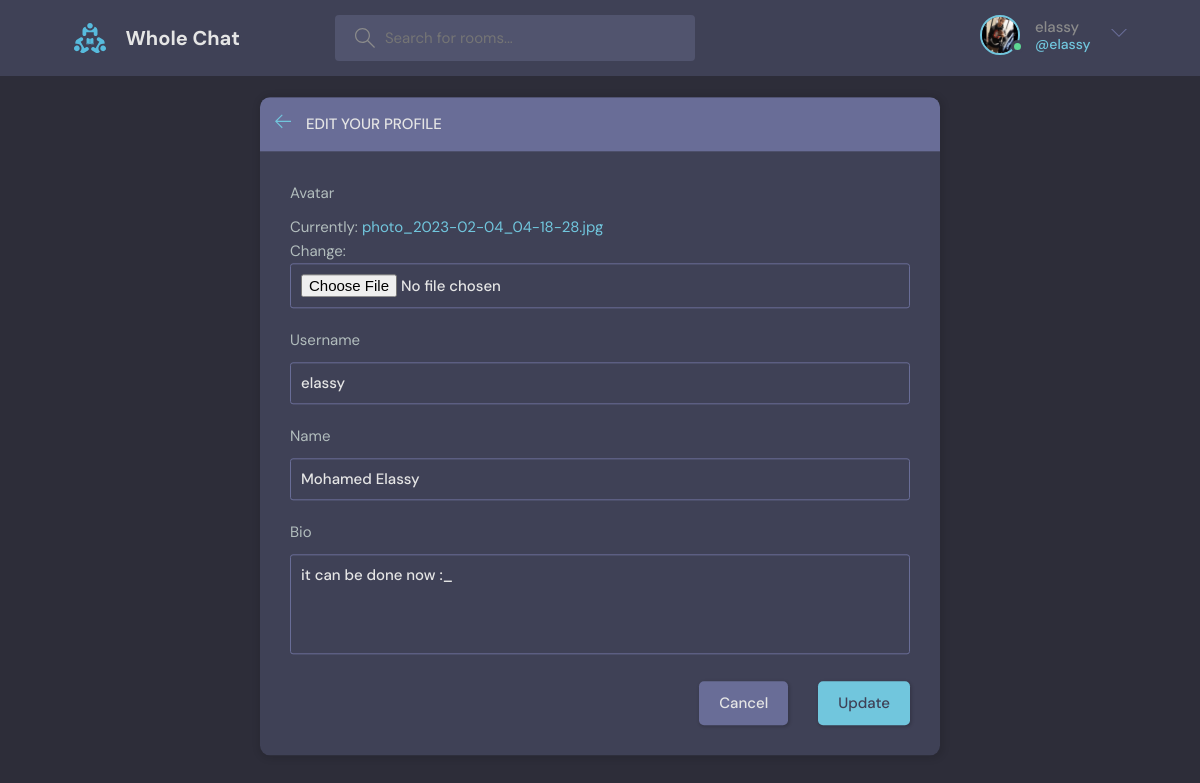
The page /update-user/ (signed in) on the database its author committed.
### base/models.py (models this page shows)
class User(AbstractUser):
    name = models.CharField(max_length=200, null=True)
    bio = models.TextField(null=True)
    email = models.EmailField(unique=True, null=True)
    avatar = models.ImageField(null=True, default='avatar.svg')
    USERNAME_FIELD = 'email'
    REQUIRED_FIELDS = []

### base/views.py (the view)
# urls.py: path('update-user/', views.update_user, name='update-user'),
@login_required(login_url='login')
def update_user(request):
    user = request.user
    form = UserForm(instance=user)
    if request.method == 'POST':
        form = UserForm(request.POST, request.FILES, instance=user)
        if form.is_valid():
            form.save()
            return redirect('user-profile',pk=user.id)
    con = {'form':form}
    return render(request, 'base/update-user.html', con)

### base/forms.py
class UserForm(ModelForm):
    class Meta:
        model = User
        fields = ['avatar','username', 'name', 'bio']

### base/templates/base/update-user.html (shortened to what this page needs)
{% extends 'main.html' %}
{% block content %}
<main class="update-account layout">
    <div class="container">
        <div class="layout__box">
            <div class="layout__boxHeader">
                <div class="layout__boxTitle">
                    <a href="{% url 'home' %}">
                        <svg version="1.1" xmlns="http://www.w3.org/2000/svg" width="32" height="32"
                            viewBox="0 0 32 32">
                            <title>arrow-left</title>
                            <path
                                d="M13.723 2.286l-13.723 13.714 13.719 13.714 1.616-1.611-10.96-10.96h27.625v-2.286h-27.625l10.965-10.965-1.616-1.607z">
                            </path>
                        </svg>
                    </a>
                    <h3>Edit your profile</h3>
                </div>
            </div>
            <div class="layout__body">
                <form class="form" action="" method="POST" enctype='multipart/form-data'>
                  {% for field in form %}
                    <div class="form__group">
                        <label >{{field.label}}</label>
                        {{field}}
                    </div>
                    {% endfor %}
                    <div class="form__action">
                        <a class="btn btn--dark" href="{% url 'home' %}">Cancel</a>
                        <button class="btn btn--main" type="submit">Update</button>
                    </div>
                </form>
            </div>
        </div>
    </div>
</main>
{% endblock content %}

### templates/navbar.html (shortened to what this page needs)
{% load static %}
<header class="header header--loggedIn">
    <div class="container">
    <a href="{% url 'home' %}" class="header__logo">
        <img src="{% static 'images/logo.svg' %}" />
        <h1>Whole Chat</h1>
    </a>
    <form class="header__search" method="GET" action="{% url 'home' %}">
        <label>
        <input name="q" placeholder="Search for rooms..." />
        </label>
    </form>
    <nav class="header__menu">
        {% if request.user.is_authenticated %}
        <div class="header__user">
        <a href="{% url 'user-profile' user.id %}">
            <div class="avatar avatar--medium active">
            <img src="{{request.user.avatar.url}}" />
            </div>
            <p>{{request.user.username}}<span>@{{request.user.username}}</span></p>
        </a>
        <button class="dropdown-button">
            <svg version="1.1" xmlns="http://www.w3.org/2000/svg" width="32" height="32" viewBox="0 0 32 32">
            <title>chevron-down</title>
            <path d="M16 21l-13-13h-3l16 16 16-16h-3l-13 13z"></path>
            </svg>
        </button>
        </div>
        {% else %}
        <a href="{% url 'login' %}">
        <img src="{% static 'images/avatar.svg' %}" />
        <p>Login</p>
        {% endif %}
    </nav>
    </div>
</header>
<br>

### rows shown on the page
User: user.avatar (picture), user.username "elassy", form "elassy" "Mohamed Elassy" "it can be done now :_"

### other values the page prints
{{ field.label }} "Avatar" "Username" "Name" "Bio"
